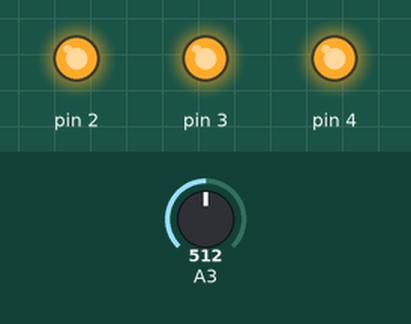
Simulated run of this sketch. Board: Arduino Uno, built with avr-gcc and run on an emulated ATmega328P. Parts: output pins drawn as LEDs (lit = HIGH). The test bench sets the inputs (shaded band); at power-on: A3 = 512. What the sketch prints to the serial monitor is not drawn.

Above: at 0.1 s.
Timing chart, 0 to 1.6 s (numbered marks = the images above):
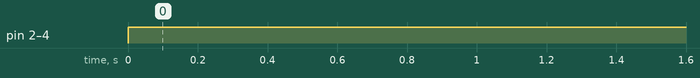

The sketch:

Blackout_Email_Notifier.ino
```cpp
int i;
int minSecsBetweenEmails = 60; // 1 min
long lastSend = -minSecsBetweenEmails * 1000l;
void setup()
{
  for(i=2;i<5;i++)
   {
     pinMode(i, OUTPUT);
   }
 Serial.begin(9600);
}

void loop()
{
  long now = millis();
  if (analogRead(A3)>500)
  {
     for(i=2;i<5;i++)
     {
      digitalWrite(i, HIGH);
     }
    if (now > (lastSend + minSecsBetweenEmails * 1000l))
    {
      Serial.println("Lights Are Turned Off!");
      lastSend = now;
    }
    else
    {
      Serial.println("Email Sent...Turning On Emergency Blackout Lights");
    }
  }
  delay(500);
}
```

Measured:
- by itself, pin 2–4: LOW → HIGH at 0.00 s
